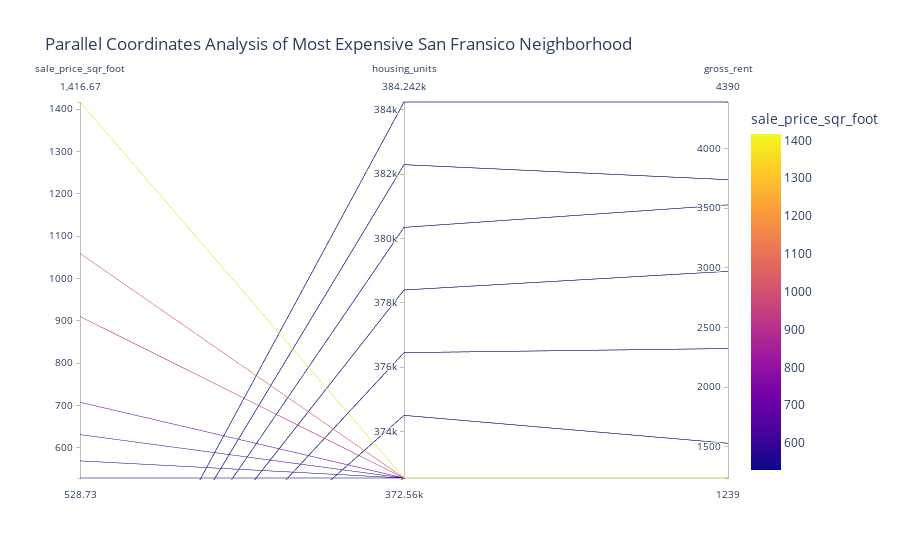

Notebook code for this chart:
### Code cell
# Parallel Coordinates Plot
# Plot data using parallel_coordinates plot
df_expensive_neighborhoods_per_year1 = df_expensive_neighborhoods_per_year[["sale_price_sqr_foot",
                                                                            "housing_units",
                                                                          "gross_rent"]]
px.parallel_coordinates(df_expensive_neighborhoods_per_year1, color='sale_price_sqr_foot',
                       title ="Parallel Coordinates Analysis of Most Expensive San Fransico Neighborhood")

### Figure 1 — Plotly figure (JSON) as saved in the notebook; plotly's stock layout.template omitted (floating-point values rounded to 4 significant figures)
{"data": [{"dimensions": [{"label": "sale_price_sqr_foot", "values": [569.2, 528.7, 910.2, 1059.0, 1417.0, 707.7, 631.2, null, null, null, null, null, null, null, null, null, null, null, null, null, null, null, null, null, null, null, null, null, null, null, null, null, null, null, null, null, null, null, null, null, null, null, null, null, null, null, null, null, null, null, null, null, null]}, {"label": "housing_units", "values": [372560, 372560, 372560, 372560, 372560, 372560, 372560, 372560, 374507, 374507, 374507, 374507, 374507, 374507, 374507, 374507, 376454, 376454, 376454, 376454, 376454, 376454, 376454, 376454, 378401, 378401, 378401, 378401, 378401, 378401, 380348, 380348, 380348, 380348, 380348, 380348, 380348, 380348, 380348, 380348, 382295, 382295, 382295, 382295, 382295, 382295, 384242, 384242, 384242, 384242, 384242, 384242, 384242]}, {"label": "gross_rent", "values": [1239, 1239, 1239, 1239, 1239, 1239, 1239, 1239, 1530, 1530, 1530, 1530, 1530, 1530, 1530, 1530, 2324, 2324, 2324, 2324, 2324, 2324, 2324, 2324, 2971, 2971, 2971, 2971, 2971, 2971, 3528, 3528, 3528, 3528, 3528, 3528, 3528, 3528, 3528, 3528, 3739, 3739, 3739, 3739, 3739, 3739, 4390, 4390, 4390, 4390, 4390, 4390, 4390]}], "domain": {"x": [0, 1], "y": [0, 1]}, "line": {"color": [569.2, 528.7, 910.2, 1059.0, 1417.0, 707.7, 631.2, null, null, null, null, null, null, null, null, null, null, null, null, null, null, null, null, null, null, null, null, null, null, null, null, null, null, null, null, null, null, null, null, null, null, null, null, null, null, null, null, null, null, null, null, null, null], "coloraxis": "coloraxis"}, "name": "", "type": "parcoords"}], "layout": {"autosize": true, "coloraxis": {"colorbar": {"title": {"text": "sale_price_sqr_foot"}}, "colorscale": [[0, "#0d0887"], [0.1111, "#46039f"], [0.2222, "#7201a8"], [0.3333, "#9c179e"], [0.4444, "#bd3786"], [0.5556, "#d8576b"], [0.6667, "#ed7953"], [0.7778, "#fb9f3a"], [0.8889, "#fdca26"], [1, "#f0f921"]]}, "legend": {"tracegroupgap": 0}, "title": {"text": "Parallel Coordinates Analysis of Most Expensive San Fransico Neighborhood"}}}
